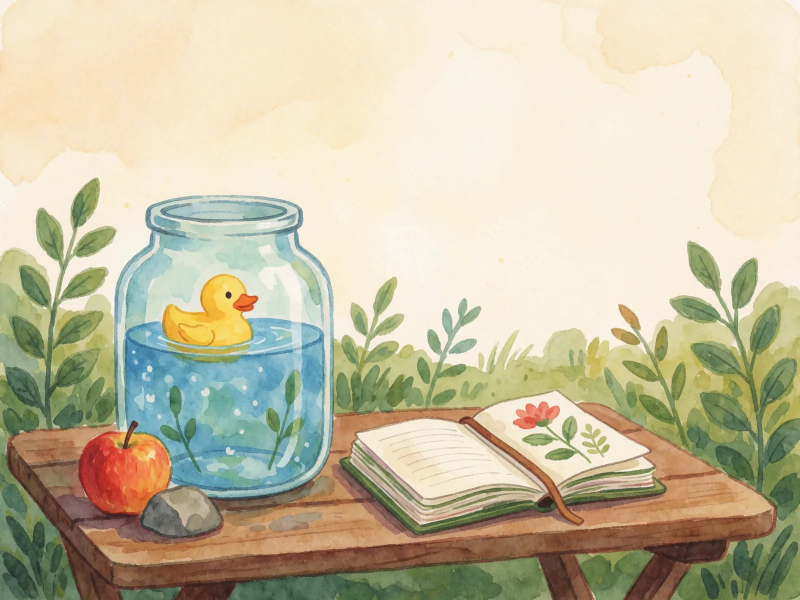
#> input picture games/sink-or-float/assets/splash.webp, 1600 x 1200 px, given in place of maracas.png, which was not available (shown at 1/2 size)
$ python finalize-assets.py
#> lines starting #> are read from the running program, lines starting #| are printed output that depends on the picture; after the words box and inside, x2 and y2 are one past the last pixel; in counts of white or black regions, pixels touching at a corner belong together; pictures that were not available may be replaced by others from this repository, and a replacement may not be noted
#!/usr/bin/env python3
"""Finalize Instrument Detective's reviewed source art into runtime assets.

The GPT Image 2 masters are immutable. Contact-sheet objects are located by the
shared ``tools/cut-asset-sheet.py`` exact-count gate before this script runs.
Qwen Layered candidates are retained beside the masters for audit, but the
reviewed 2026-09-18 candidates dropped subjects, so shipping sprites use an
exact-source contiguous-ground matte. Every cutout still passes the canonical
``tools/pipeline/cutout_finalize.py`` alpha gate and gets a magenta composite.
"""

from __future__ import annotations

import hashlib
import json
import subprocess
import sys
from collections import deque
from pathlib import Path
from statistics import median

from PIL import Image, ImageChops, ImageFilter


GAME = Path(__file__).resolve().parents[1]
ROOT = GAME.parents[1]
SOURCE = GAME / "assets" / "source"
GPT = SOURCE / "gpt-image-2"
QA = SOURCE / "qa"
MATTES = QA / "mattes"
FINAL_PNGS = QA / "final-pngs"
FINALIZER = ROOT / "tools" / "pipeline" / "cutout_finalize.py"


def sha256(path: Path) -> str:
    return hashlib.sha256(path.read_bytes()).hexdigest()


def largest_component(mask: Image.Image) -> Image.Image:
    """Keep the main 8-connected subject and discard stray generated flecks."""
    width, height = mask.size
    data = mask.tobytes()
    seen = bytearray(width * height)
    largest: list[int] = []
    for offset, value in enumerate(data):
        if not value or seen[offset]:
            continue
        seen[offset] = 1
        queue = deque([offset])
        component: list[int] = []
        while queue:
            current = queue.popleft()
            component.append(current)
            x, y = current % width, current // width
            for ny in range(max(0, y - 1), min(height, y + 2)):
                for nx in range(max(0, x - 1), min(width, x + 2)):
                    neighbor = ny * width + nx
                    if data[neighbor] and not seen[neighbor]:
                        seen[neighbor] = 1
                        queue.append(neighbor)
        if len(component) > len(largest):
            largest = component
    selected = bytearray(width * height)
    for offset in largest:
        selected[offset] = 255
    return Image.frombytes("L", (width, height), bytes(selected))


def exact_source_matte(source: Path, output: Path) -> dict:
    """Remove only the contiguous flat ground while keeping source pixels."""
    image = Image.open(source).convert("RGBA")
    rgb = image.convert("RGB")
#> rgb is the input picture: PIL image 1600x1200 RGB; mean R, G, B 198.3, 191.3, 163.3
    width, height = rgb.size
#> width = 1600; height = 1200
    pixels = rgb.load()
    band = max(1, min(width, height) // 30)
#> band = 40
    samples = [
        pixels[x, y]
        for y in range(height)
        for x in range(width)
        if x < band or x >= width - band or y < band or y >= height - band
    ]
#> samples = 217600 items
    background = tuple(round(median(pixel[channel] for pixel in samples)) for channel in range(3))
#> background = (202, 200, 145)
    hard = bytearray(width * height)
    soft = bytearray(width * height)
    for y in range(height):
        for x in range(width):
            pixel = pixels[x, y]
            distance = max(abs(pixel[channel] - background[channel]) for channel in range(3))
            residual = tuple(pixel[channel] - background[channel] for channel in range(3))
            chroma = max(residual) - min(residual)
            offset = y * width + x
            if distance >= 10 or chroma >= 8:
                hard[offset] = 255
            edge = max(distance, chroma)
            soft[offset] = 0 if edge <= 6 else min(255, round((edge - 6) * 12))

    main = largest_component(Image.frombytes("L", (width, height), bytes(hard)))
#> the loop in largest_component, `for offset in largest:` made 1899786 passes
#> offset on passes 3 to 5: 1600, 1601, 2
#> in largest_component, `return Image.frombytes("L", (width, height), bytes(selected))`:
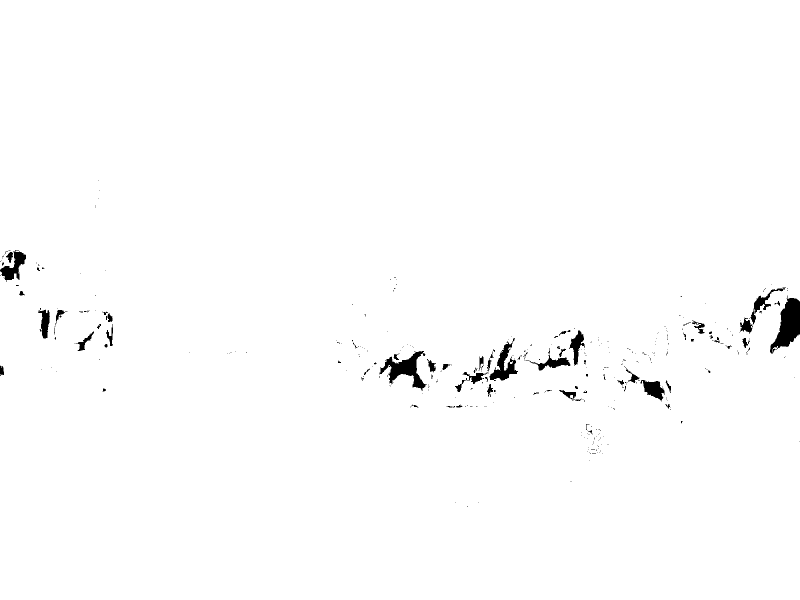
#> returned value: PIL image 1600x1200 L (shown at 1/2 size); 98.9% white; 383 black regions (319 under 20 px), largest, box (x1, y1, x2, y2) and area: (1540, 591, 1600, 707) 3582, (759, 702, 854, 782) 2728, (979, 676, 1036, 762) 1773
    support = main.filter(ImageFilter.MaxFilter(7))
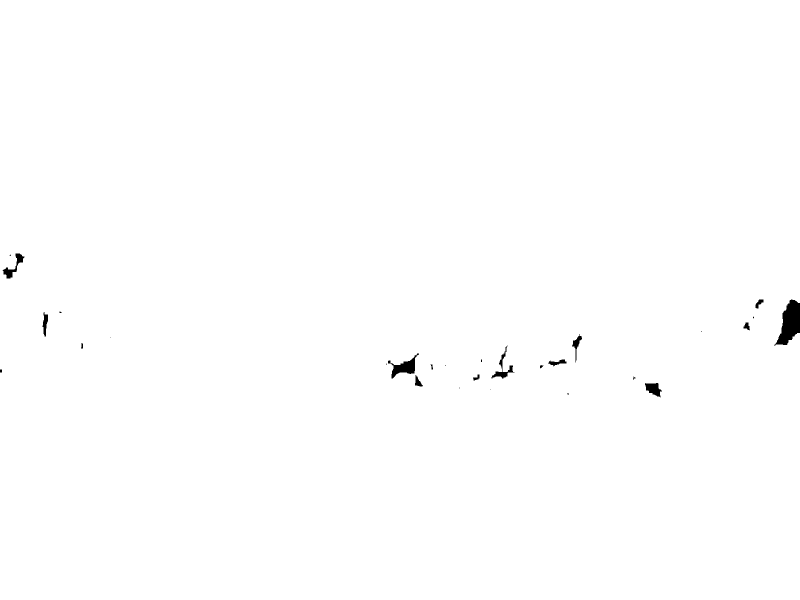
#> support: PIL image 1600x1200 L (shown at 1/2 size); 99.6% white; 28 black regions (12 under 20 px), largest, box (x1, y1, x2, y2) and area: (1548, 599, 1600, 691) 2695, (776, 707, 838, 757) 1104, (5, 507, 49, 557) 615
    fringe = ImageChops.multiply(Image.frombytes("L", (width, height), bytes(soft)), support)
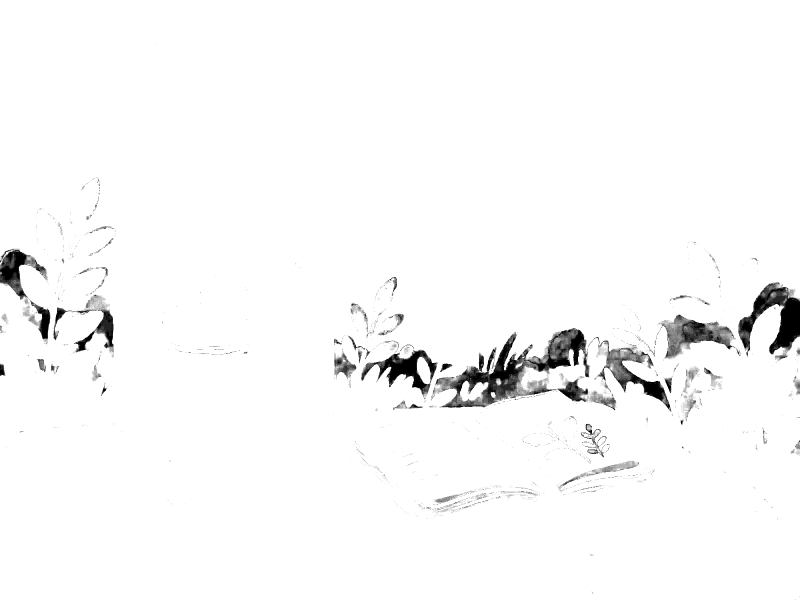
#> fringe: PIL image 1600x1200 L (shown at 1/2 size); min 0, max 255, mean 248.5
    fringe = fringe.filter(ImageFilter.GaussianBlur(0.45))
    alpha = ImageChops.lighter(fringe, main)
    image.putalpha(alpha)
    output.parent.mkdir(parents=True, exist_ok=True)
    image.save(output, "PNG", optimize=True)
    return {"sampledBackgroundRgb": list(background), "matteSha256": sha256(output)}


def finalize_cutout(source: Path, destination: Path, name: str, max_size: int, keyed: bool) -> dict:
    matte = MATTES / f"{name}.png"
    if keyed:
        matte_info = exact_source_matte(source, matte)
#> matte_info = 2 items
        alpha_method = "exact-source-largest-component-contiguous-ground-matte"
    else:
        matte.parent.mkdir(parents=True, exist_ok=True)
        image = Image.open(source).convert("RGBA")
        # GPT's native-alpha sheet uses 252–254 for visually solid material.
        # Normalize only that opaque plateau; keep the soft antialiased edge.
        alpha = image.getchannel("A").point(
            lambda value: 0 if value <= 4 else (255 if value >= 248 else value)
        )
        image.putalpha(alpha)
        image.save(matte, "PNG", optimize=True)
        matte_info = {"matteSha256": sha256(matte)}
        alpha_method = "source-alpha-opaque-plateau-normalized"

    final_png = FINAL_PNGS / f"{name}.png"
    magenta = QA / "magenta" / f"{name}.png"
    final_png.parent.mkdir(parents=True, exist_ok=True)
    magenta.parent.mkdir(parents=True, exist_ok=True)
    command = [
        sys.executable,
        str(FINALIZER),
        "--input", str(matte),
        "--output", str(final_png),
        "--magenta", str(magenta),
        "--max-size", str(max_size),
        "--pad", "14",
        "--alpha-floor", "4",
    ]
#> (the run stopped early here; a loop or call above may not have finished)
